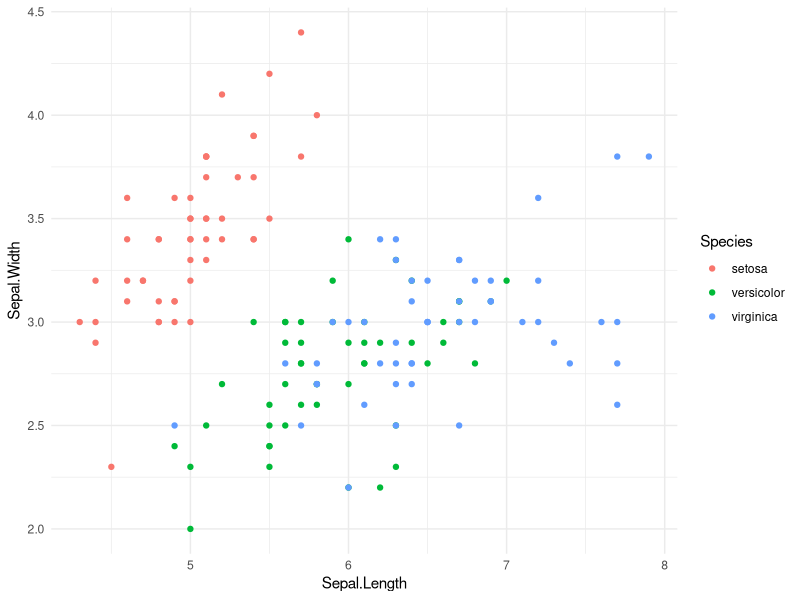

The R source for this figure:
## ---- chunk 1
# R code goes here
lm(speed ~ dist, data = cars)
## ---- chunk 2
#| warning: false
#| code-fold: true
#| label: fig-main-margin-cap
#| fig-cap: "A figure with a longer caption. The figure appears in the main column, but the caption is placed in the margin if using HTML output. In the PDF output, the caption remains in the main column."

library(ggplot2)
ggplot(iris, aes(x = Sepal.Length,
                 y = Sepal.Width,
                 colour = Species)) +
  geom_point() +
  theme_minimal()

